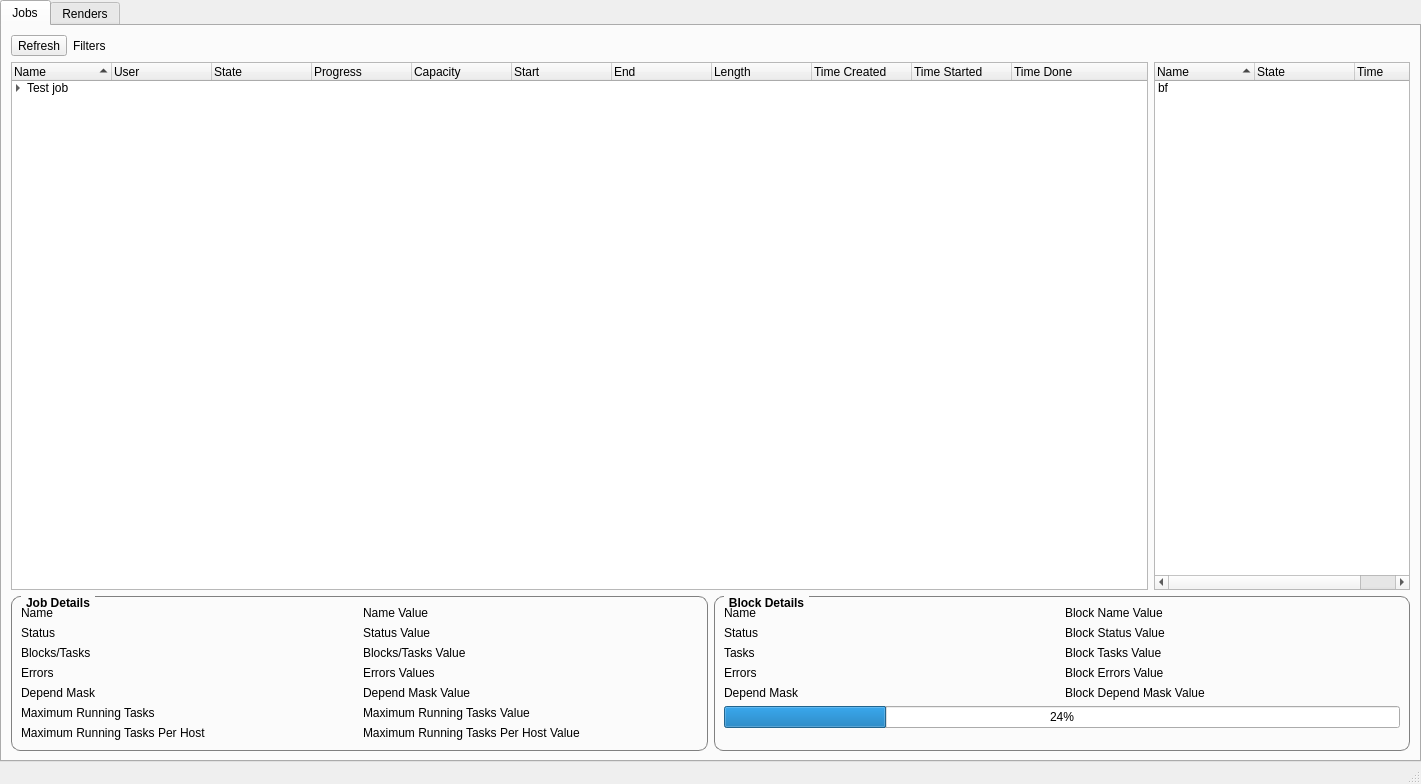
<?xml version="1.0" encoding="UTF-8"?>
<ui version="4.0">
 <class>MainWindow</class>
 <widget class="QMainWindow" name="MainWindow">
  <property name="geometry">
   <rect>
    <x>0</x>
    <y>0</y>
    <width>1421</width>
    <height>784</height>
   </rect>
  </property>
  <property name="windowTitle">
   <string>afGui</string>
  </property>
  <property name="styleSheet">
   <string notr="true">QGroupBox {
	font-weight: bold;
    border: 1px solid gray;
    border-radius: 9px;
    margin-top: 0.5em;
}
QGroupBox::title {
    subcontrol-origin: margin;
    left: 10px;
    padding: 0 3px 0 3px;
}
</string>
  </property>
  <widget class="QWidget" name="centralwidget">
   <layout class="QVBoxLayout" name="verticalLayout" stretch="0">
    <property name="spacing">
     <number>0</number>
    </property>
    <property name="leftMargin">
     <number>0</number>
    </property>
    <property name="topMargin">
     <number>0</number>
    </property>
    <property name="rightMargin">
     <number>0</number>
    </property>
    <property name="bottomMargin">
     <number>0</number>
    </property>
    <item>
     <widget class="QTabWidget" name="tabWidget">
      <property name="currentIndex">
       <number>0</number>
      </property>
      <widget class="QWidget" name="jobsTab">
       <attribute name="title">
        <string>Jobs</string>
       </attribute>
       <layout class="QVBoxLayout" name="verticalLayout_2" stretch="0,1,0">
        <item>
         <layout class="QHBoxLayout" name="jobsToolbar">
          <item>
           <widget class="QToolButton" name="refreshJobTreeButton">
            <property name="text">
             <string>Refresh</string>
            </property>
           </widget>
          </item>
          <item>
           <widget class="QLabel" name="label_15">
            <property name="text">
             <string>Filters</string>
            </property>
           </widget>
          </item>
          <item>
           <spacer name="horizontalSpacer">
            <property name="orientation">
             <enum>Qt::Horizontal</enum>
            </property>
            <property name="sizeHint" stdset="0">
             <size>
              <width>40</width>
              <height>20</height>
             </size>
            </property>
           </spacer>
          </item>
         </layout>
        </item>
        <item>
         <layout class="QHBoxLayout" name="horizontalLayout_3" stretch="1,0">
          <item>
           <widget class="QTreeWidget" name="jobTree">
            <property name="contextMenuPolicy">
             <enum>Qt::CustomContextMenu</enum>
            </property>
            <property name="indentation">
             <number>12</number>
            </property>
            <property name="sortingEnabled">
             <bool>true</bool>
            </property>
            <column>
             <property name="text">
              <string>Name</string>
             </property>
            </column>
            <column>
             <property name="text">
              <string>User</string>
             </property>
            </column>
            <column>
             <property name="text">
              <string>State</string>
             </property>
            </column>
            <column>
             <property name="text">
              <string>Progress</string>
             </property>
            </column>
            <column>
             <property name="text">
              <string>Capacity</string>
             </property>
            </column>
            <column>
             <property name="text">
              <string>Start</string>
             </property>
            </column>
            <column>
             <property name="text">
              <string>End</string>
             </property>
            </column>
            <column>
             <property name="text">
              <string>Length</string>
             </property>
            </column>
            <column>
             <property name="text">
              <string>Time Created</string>
             </property>
            </column>
            <column>
             <property name="text">
              <string>Time Started</string>
             </property>
            </column>
            <column>
             <property name="text">
              <string>Time Done</string>
             </property>
            </column>
            <item>
             <property name="text">
              <string>Test job</string>
             </property>
             <property name="text">
              <string/>
             </property>
             <property name="text">
              <string/>
             </property>
             <property name="text">
              <string/>
             </property>
             <property name="text">
              <string/>
             </property>
             <property name="text">
              <string/>
             </property>
             <property name="text">
              <string/>
             </property>
             <property name="text">
              <string/>
             </property>
             <property name="text">
              <string/>
             </property>
             <property name="text">
              <string/>
             </property>
             <property name="text">
              <string/>
             </property>
             <item>
              <property name="text">
               <string>Test Block</string>
              </property>
              <property name="text">
               <string/>
              </property>
              <property name="text">
               <string/>
              </property>
              <property name="text">
               <string/>
              </property>
              <property name="text">
               <string/>
              </property>
              <property name="text">
               <string/>
              </property>
              <property name="text">
               <string/>
              </property>
              <property name="text">
               <string/>
              </property>
              <property name="text">
               <string/>
              </property>
              <property name="text">
               <string/>
              </property>
              <property name="text">
               <string/>
              </property>
             </item>
            </item>
           </widget>
          </item>
          <item>
           <widget class="QTreeWidget" name="taskList">
            <property name="contextMenuPolicy">
             <enum>Qt::CustomContextMenu</enum>
            </property>
            <property name="alternatingRowColors">
             <bool>true</bool>
            </property>
            <property name="selectionMode">
             <enum>QAbstractItemView::ExtendedSelection</enum>
            </property>
            <property name="indentation">
             <number>0</number>
            </property>
            <property name="itemsExpandable">
             <bool>false</bool>
            </property>
            <property name="sortingEnabled">
             <bool>true</bool>
            </property>
            <attribute name="headerShowSortIndicator" stdset="0">
             <bool>true</bool>
            </attribute>
            <column>
             <property name="text">
              <string>Name</string>
             </property>
            </column>
            <column>
             <property name="text">
              <string>State</string>
             </property>
            </column>
            <column>
             <property name="text">
              <string>Time</string>
             </property>
            </column>
            <item>
             <property name="text">
              <string>bf</string>
             </property>
            </item>
           </widget>
          </item>
         </layout>
        </item>
        <item>
         <layout class="QHBoxLayout" name="Details">
          <item>
           <widget class="QGroupBox" name="groupBox">
            <property name="sizePolicy">
             <sizepolicy hsizetype="Minimum" vsizetype="Minimum">
              <horstretch>0</horstretch>
              <verstretch>0</verstretch>
             </sizepolicy>
            </property>
            <property name="title">
             <string>Job Details</string>
            </property>
            <layout class="QGridLayout" name="gridLayout">
             <item row="6" column="1">
              <widget class="QLabel" name="jobMaximumRunningValue">
               <property name="text">
                <string>Maximum Running Tasks Value</string>
               </property>
              </widget>
             </item>
             <item row="7" column="0">
              <widget class="QLabel" name="label_12">
               <property name="text">
                <string>Maximum Running Tasks Per Host</string>
               </property>
              </widget>
             </item>
             <item row="3" column="1">
              <widget class="QLabel" name="jobErrorsValue">
               <property name="text">
                <string>Errors Values</string>
               </property>
              </widget>
             </item>
             <item row="4" column="1">
              <widget class="QLabel" name="jobDependMaskValue">
               <property name="text">
                <string>Depend Mask Value</string>
               </property>
              </widget>
             </item>
             <item row="2" column="0">
              <widget class="QLabel" name="label_5">
               <property name="text">
                <string>Blocks/Tasks</string>
               </property>
              </widget>
             </item>
             <item row="6" column="0">
              <widget class="QLabel" name="label_11">
               <property name="text">
                <string>Maximum Running Tasks</string>
               </property>
              </widget>
             </item>
             <item row="0" column="0">
              <widget class="QLabel" name="label">
               <property name="text">
                <string>Name</string>
               </property>
              </widget>
             </item>
             <item row="1" column="1">
              <widget class="QLabel" name="jobStatusValue">
               <property name="text">
                <string>Status Value</string>
               </property>
              </widget>
             </item>
             <item row="1" column="0">
              <widget class="QLabel" name="label_3">
               <property name="text">
                <string>Status</string>
               </property>
              </widget>
             </item>
             <item row="3" column="0">
              <widget class="QLabel" name="label_7">
               <property name="text">
                <string>Errors</string>
               </property>
              </widget>
             </item>
             <item row="7" column="1">
              <widget class="QLabel" name="jobMaximumRunningPerHostValue">
               <property name="text">
                <string>Maximum Running Tasks Per Host Value</string>
               </property>
              </widget>
             </item>
             <item row="4" column="0">
              <widget class="QLabel" name="label_9">
               <property name="text">
                <string>Depend Mask</string>
               </property>
              </widget>
             </item>
             <item row="2" column="1">
              <widget class="QLabel" name="jobTasksValue">
               <property name="text">
                <string>Blocks/Tasks Value</string>
               </property>
              </widget>
             </item>
             <item row="0" column="1">
              <widget class="QLabel" name="jobNameValue">
               <property name="text">
                <string>Name Value</string>
               </property>
              </widget>
             </item>
             <item row="8" column="0" colspan="2">
              <spacer name="verticalSpacer_3">
               <property name="orientation">
                <enum>Qt::Vertical</enum>
               </property>
               <property name="sizeHint" stdset="0">
                <size>
                 <width>20</width>
                 <height>1</height>
                </size>
               </property>
              </spacer>
             </item>
            </layout>
           </widget>
          </item>
          <item>
           <widget class="QGroupBox" name="groupBox_3">
            <property name="sizePolicy">
             <sizepolicy hsizetype="Minimum" vsizetype="Minimum">
              <horstretch>0</horstretch>
              <verstretch>0</verstretch>
             </sizepolicy>
            </property>
            <property name="title">
             <string>Block Details</string>
            </property>
            <layout class="QGridLayout" name="gridLayout_2">
             <item row="0" column="0">
              <widget class="QLabel" name="label_2">
               <property name="text">
                <string>Name</string>
               </property>
              </widget>
             </item>
             <item row="5" column="0" colspan="2">
              <widget class="QProgressBar" name="blockProgressValue">
               <property name="styleSheet">
                <string notr="true"/>
               </property>
               <property name="value">
                <number>24</number>
               </property>
              </widget>
             </item>
             <item row="0" column="1">
              <widget class="QLabel" name="blockNameValue">
               <property name="text">
                <string>Block Name Value</string>
               </property>
              </widget>
             </item>
             <item row="1" column="0">
              <widget class="QLabel" name="label_6">
               <property name="text">
                <string>Status</string>
               </property>
              </widget>
             </item>
             <item row="3" column="0">
              <widget class="QLabel" name="label_8">
               <property name="text">
                <string>Errors</string>
               </property>
              </widget>
             </item>
             <item row="1" column="1">
              <widget class="QLabel" name="blockStatusValue">
               <property name="text">
                <string>Block Status Value</string>
               </property>
              </widget>
             </item>
             <item row="4" column="1">
              <widget class="QLabel" name="blockDependMaskValue">
               <property name="text">
                <string>Block Depend Mask Value</string>
               </property>
              </widget>
             </item>
             <item row="4" column="0">
              <widget class="QLabel" name="label_10">
               <property name="text">
                <string>Depend Mask</string>
               </property>
              </widget>
             </item>
             <item row="2" column="0">
              <widget class="QLabel" name="label_4">
               <property name="text">
                <string>Tasks</string>
               </property>
              </widget>
             </item>
             <item row="2" column="1">
              <widget class="QLabel" name="blockTasksValue">
               <property name="text">
                <string>Block Tasks Value</string>
               </property>
              </widget>
             </item>
             <item row="3" column="1">
              <widget class="QLabel" name="blockErrorsValue">
               <property name="text">
                <string>Block Errors Value</string>
               </property>
              </widget>
             </item>
             <item row="6" column="0" colspan="2">
              <spacer name="verticalSpacer_4">
               <property name="orientation">
                <enum>Qt::Vertical</enum>
               </property>
               <property name="sizeHint" stdset="0">
                <size>
                 <width>20</width>
                 <height>1</height>
                </size>
               </property>
              </spacer>
             </item>
            </layout>
           </widget>
          </item>
         </layout>
        </item>
       </layout>
      </widget>
      <widget class="QWidget" name="rendersTab">
       <attribute name="title">
        <string>Renders</string>
       </attribute>
       <layout class="QHBoxLayout" name="horizontalLayout">
        <item>
         <widget class="QTreeWidget" name="rendersTree">
          <column>
           <property name="text">
            <string>Name</string>
           </property>
          </column>
          <column>
           <property name="text">
            <string>State</string>
           </property>
          </column>
          <column>
           <property name="text">
            <string>Capacity</string>
           </property>
          </column>
          <column>
           <property name="text">
            <string>CPU</string>
           </property>
          </column>
          <column>
           <property name="text">
            <string>Memory</string>
           </property>
          </column>
          <column>
           <property name="text">
            <string>Swap</string>
           </property>
          </column>
          <column>
           <property name="text">
            <string>Network</string>
           </property>
          </column>
          <column>
           <property name="text">
            <string>HDD</string>
           </property>
          </column>
          <column>
           <property name="text">
            <string>OS</string>
           </property>
          </column>
          <column>
           <property name="text">
            <string>User</string>
           </property>
          </column>
          <column>
           <property name="text">
            <string>Priority</string>
           </property>
          </column>
          <item>
           <property name="text">
            <string>render001</string>
           </property>
           <property name="text">
            <string/>
           </property>
           <property name="text">
            <string/>
           </property>
           <property name="text">
            <string>40</string>
           </property>
           <property name="text">
            <string>128GB</string>
           </property>
           <property name="text">
            <string>64GB</string>
           </property>
           <property name="text">
            <string/>
           </property>
           <property name="text">
            <string/>
           </property>
           <property name="text">
            <string/>
           </property>
           <property name="text">
            <string/>
           </property>
          </item>
         </widget>
        </item>
        <item>
         <widget class="QGroupBox" name="groupBox_2">
          <property name="title">
           <string>Render Details</string>
          </property>
          <layout class="QFormLayout" name="formLayout">
           <item row="0" column="0">
            <widget class="QLabel" name="label_13">
             <property name="text">
              <string>Name</string>
             </property>
            </widget>
           </item>
           <item row="0" column="1">
            <widget class="QLabel" name="label_14">
             <property name="text">
              <string>Name Value</string>
             </property>
            </widget>
           </item>
          </layout>
         </widget>
        </item>
       </layout>
      </widget>
     </widget>
    </item>
   </layout>
  </widget>
  <widget class="QMenuBar" name="menubar">
   <property name="geometry">
    <rect>
     <x>0</x>
     <y>0</y>
     <width>1421</width>
     <height>25</height>
    </rect>
   </property>
  </widget>
  <widget class="QStatusBar" name="statusbar">
   <property name="sizeGripEnabled">
    <bool>true</bool>
   </property>
  </widget>
 </widget>
 <resources/>
 <connections/>
</ui>
